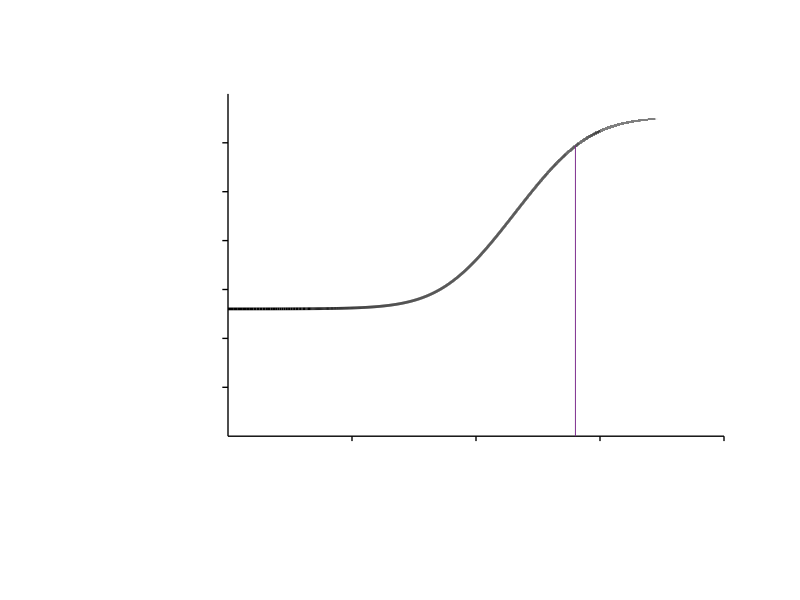
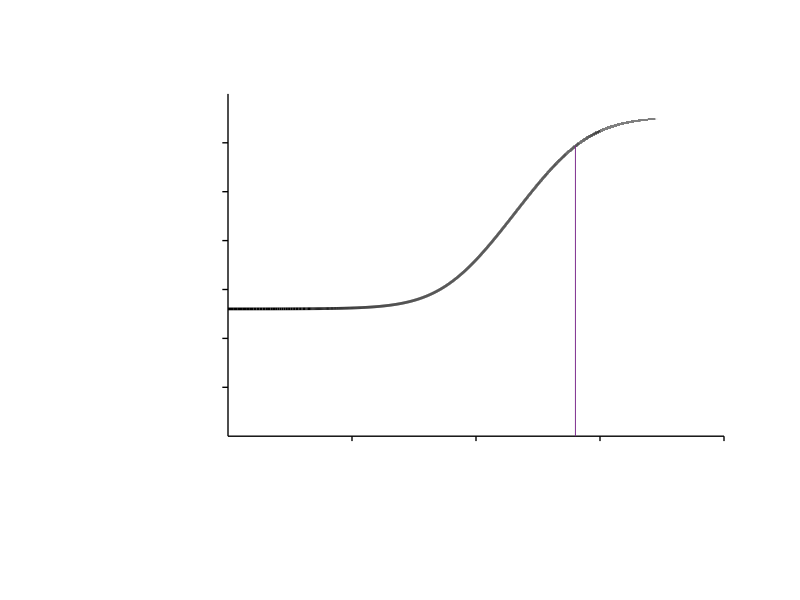

These charts were generated, in order, by the following MATLAB code:
#bodePlotWithCE on dB scale

clf
hold on


A=@(w) -43.*(j.*w+6666)./(j.*w+64068);


w=100:10:1000000;
plot(log10(w),20*log10(abs(A(w))),"linewidth",2,"color","black")

%axis x,y
plot([log10(100),log10(1000000)],[log10(1),log10(1)],"linewidth",1,"color","black")
plot([log10(100),log10(100)],[log10(1),35],"linewidth",1,"color","black")

%cut off freq
plot([log10(63370),log10(63370)],[log10(1),20*log10(abs(A(64068)))])
%plot([log10(100),log10(63370)],[20*log10(abs(A(63370))),20*log10(abs(A(63370)))])

%axis ticks
tk=[log10(1000),log10(10000),log10(100000),log10(1000000)];
for i= tk
plot([i,i],[0,-0.5],"linewidth",1,"color","black")
endfor

tk=[5,10,15,20,25,30];
for i= tk
plot([log10(100),log10(90)],[i,i],"linewidth",1,"color","black")
endfor

grid off
axis off

print -demf bodePlotWithCE.emf
print -deps bodePlotWithCE.eps

